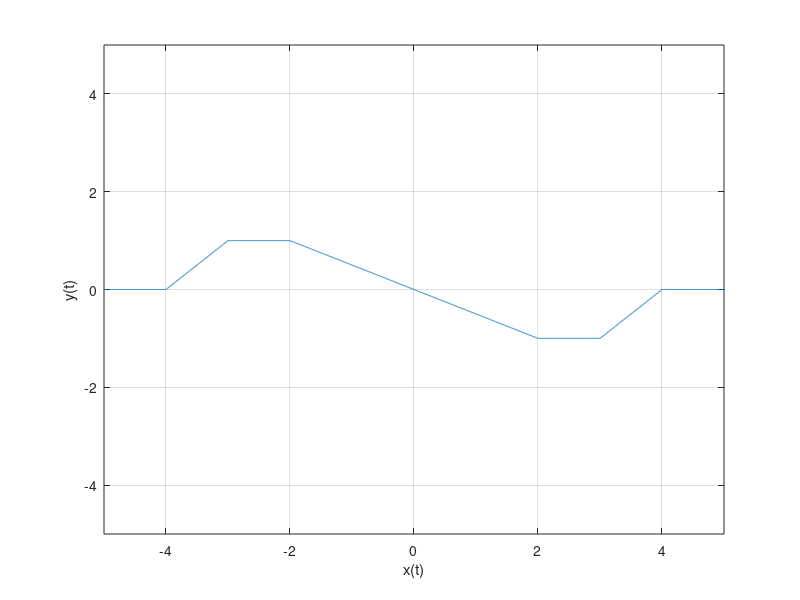

Reproduce this figure in MATLAB.
t=-8:0.001:8;
x=zeros(size(t));
t1= t>=-4 & t<=-3;
x(t1)=t(t1)+4;
t2= t>-3 & t<=-2;     
x(t2) = 1;
t3 = t>-2 & t<=-1;
x(t3) = -t(t3)/2;
t4 = t>-1 & t<=0;
x(t4) = -t(t4)/2;
t5 = t>0 & t<=1;
x(t5) = -t(t5)/2;
t6 = t>1 & t<=2;
x(t6) = -t(t6)/2;
t7 = t>2 & t<=3;
x(t7)=-1;
t8=t>3 &t <=4;
x(t8)=t(t8)-4;

plot(t,x);
xlim([-5  5]);
ylim([-5 5]);
xlabel('x(t)');
ylabel('y(t)');
grid on;
